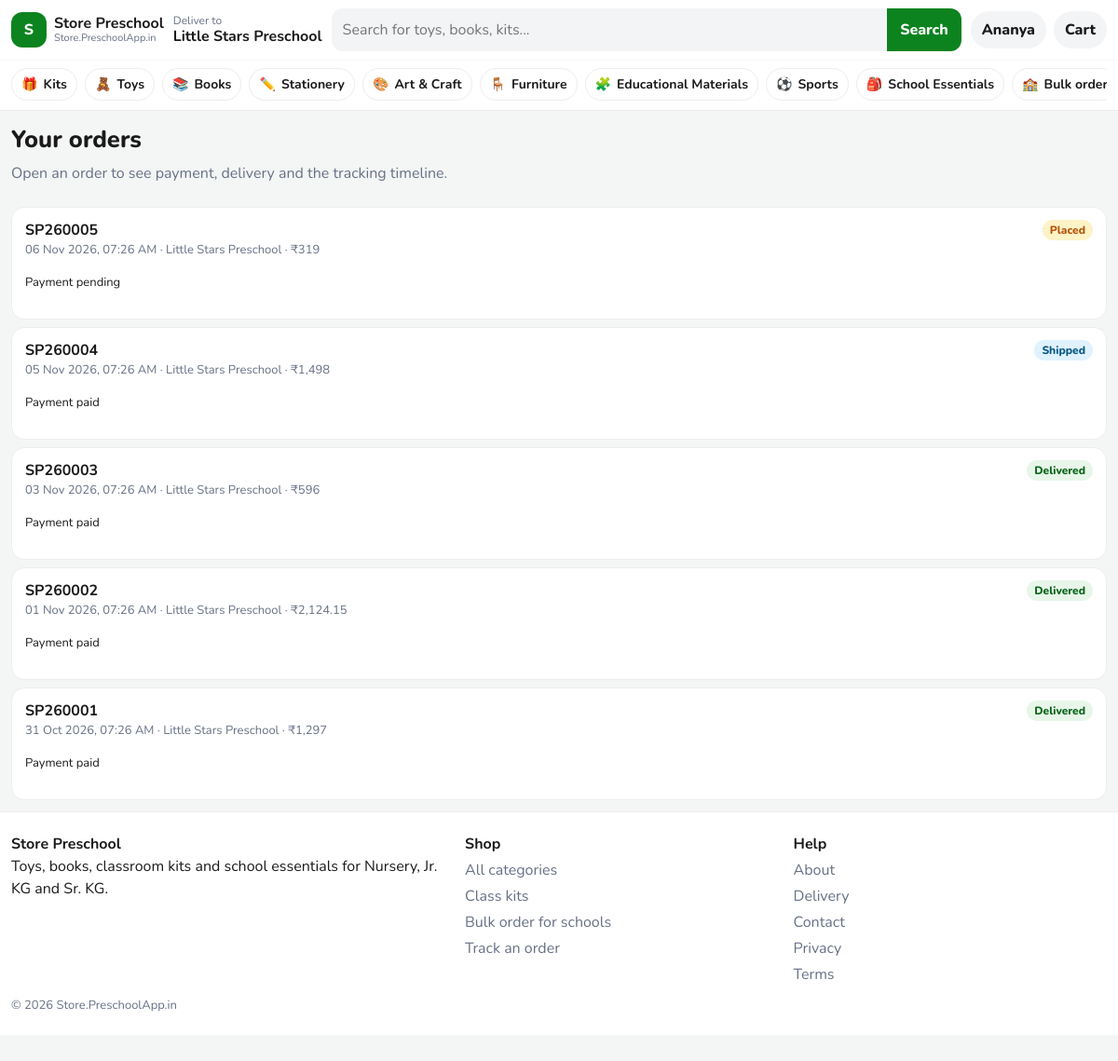
Page /orders.php (signed in) on the committed database.
### tables this page shows
CREATE TABLE users (
    id INT UNSIGNED AUTO_INCREMENT PRIMARY KEY,
    name VARCHAR(120) NOT NULL,
    email VARCHAR(160) NOT NULL,
    phone VARCHAR(15) NOT NULL,
    password_hash VARCHAR(255) NOT NULL,
    role ENUM('customer', 'admin') NOT NULL DEFAULT 'customer',
    school_name VARCHAR(180) NULL,
    address VARCHAR(500) NULL,
    city VARCHAR(80) NULL,
    pincode VARCHAR(10) NULL,
    is_active TINYINT(1) NOT NULL DEFAULT 1,
    created_at TIMESTAMP NOT NULL DEFAULT CURRENT_TIMESTAMP,
    UNIQUE KEY uniq_email (email)
);

CREATE TABLE categories (
    id INT UNSIGNED AUTO_INCREMENT PRIMARY KEY,
    name VARCHAR(80) NOT NULL,
    slug VARCHAR(80) NOT NULL,
    emoji VARCHAR(16) NOT NULL,
    description VARCHAR(255) NOT NULL,
    sort_order INT NOT NULL DEFAULT 0,
    is_active TINYINT(1) NOT NULL DEFAULT 1,
    UNIQUE KEY uniq_slug (slug)
);

CREATE TABLE orders (
    id INT UNSIGNED AUTO_INCREMENT PRIMARY KEY,
    order_number VARCHAR(20) NOT NULL,
    user_id INT UNSIGNED NULL,
    order_type ENUM('retail', 'bulk') NOT NULL DEFAULT 'retail',
    customer_name VARCHAR(120) NOT NULL,
    email VARCHAR(160) NOT NULL,
    school_name VARCHAR(180) NOT NULL,
    mobile VARCHAR(15) NOT NULL,
    address VARCHAR(500) NOT NULL,
    city VARCHAR(80) NOT NULL,
    pincode VARCHAR(10) NOT NULL,
    notes VARCHAR(500) NULL,
    subtotal DECIMAL(10,2) NOT NULL,
    discount DECIMAL(10,2) NOT NULL DEFAULT 0,
    coupon_code VARCHAR(40) NULL,
    delivery_fee DECIMAL(10,2) NOT NULL DEFAULT 0,
    total DECIMAL(10,2) NOT NULL,
    payment_method ENUM('razorpay', 'cod') NOT NULL,
    payment_status ENUM('pending', 'paid', 'failed', 'refunded') NOT NULL DEFAULT 'pending',
    razorpay_order_id VARCHAR(64) NULL,
    razorpay_payment_id VARCHAR(64) NULL,
    delivery_status ENUM('placed', 'confirmed', 'packed', 'shipped', 'out_for_delivery', 'delivered', 'cancelled') NOT NULL DEFAULT 'placed',
    stock_deducted TINYINT(1) NOT NULL DEFAULT 0,
    created_at TIMESTAMP NOT NULL DEFAULT CURRENT_TIMESTAMP,
    UNIQUE KEY uniq_order_number (order_number),
    KEY idx_user (user_id),
    KEY idx_status (payment_status, delivery_status),
    KEY idx_created (created_at),
    CONSTRAINT fk_orders_user FOREIGN KEY (user_id) REFERENCES users (id) ON DELETE SET NULL
);

### includes/commerce.php (called while the page is built, shortened)
<?php
function categories_all(bool $activeOnly = true): array
{
    $sql = 'SELECT c.*, COUNT(p.id) AS product_count
            FROM categories c
            LEFT JOIN products p ON p.category_id = c.id AND p.is_active = 1';
    if ($activeOnly) {
        $sql .= ' WHERE c.is_active = 1';
    }
    $sql .= ' GROUP BY c.id ORDER BY c.sort_order, c.name';
    return db()->query($sql)->fetchAll();
}
function cart_owner(): array
{
    $userId = !empty($_SESSION['user_id']) ? (int) $_SESSION['user_id'] : null;
    return [$userId, session_id()];
}
function cart_lines(): array
{
    [$userId, $sessionId] = cart_owner();
    if ($userId) {
        $stmt = db()->prepare('SELECT ci.id AS cart_id, ci.quantity, p.id, p.name, p.slug, p.price, p.mrp, p.stock, p.emoji, p.image, p.unit_label, p.category_id, p.is_active
            FROM cart_items ci JOIN products p ON p.id = ci.product_id
            WHERE ci.user_id = ? AND p.is_active = 1 ORDER BY ci.id');
        $stmt->execute([$userId]);
    }
    return $stmt->fetchAll();
}
function cart_summary(bool $refresh = false): array
{
    static $cache = null;
    if ($cache !== null) {
        return $cache;
    }
    $items = cart_lines();
    $subtotal = 0.0;
    $discount = 0.0;
    $coupon = null;
    $couponError = null;
    $net = round($subtotal - $discount, 2);
    $delivery = ($items && $net > 0 && $net < FREE_DELIVERY_ABOVE) ? (float) DELIVERY_FEE : 0.0;
    $total = round($net + $delivery, 2);
    $count = 0;
    $cache = [
        'items' => $items,
        'count' => $count,
        'subtotal' => $subtotal,
        'discount' => $discount,
        'coupon' => $coupon,
        'coupon_error' => $couponError,
        'delivery' => $delivery,
        'total' => $total,
    ];
    return $cache;
}

### config/database.php (called while the page is built, shortened)
<?php
function db(): PDO
{
    static $pdo = null;
    if ($pdo instanceof PDO) {
        return $pdo;
    }
    $dsn = sprintf(
        'mysql:host=%s;port=%d;dbname=%s;charset=%s',
        DB_HOST,
        DB_PORT,
        DB_NAME,
        DB_CHARSET
    );
    $pdo = new PDO($dsn, DB_USER, DB_PASS, [
        PDO::ATTR_ERRMODE => PDO::ERRMODE_EXCEPTION,
        PDO::ATTR_DEFAULT_FETCH_MODE => PDO::FETCH_ASSOC,
        PDO::ATTR_EMULATE_PREPARES => false,
    ]);
    return $pdo;
}

### orders.php (the view, shortened to what this page needs)
<?php
require_login();
$user = current_user();
$stmt = db()->prepare('SELECT * FROM orders WHERE user_id = ? ORDER BY id DESC');
$stmt->execute([(int) $user['id']]);
$orders = $stmt->fetchAll();
require __DIR__ . '/includes/header.php';
?>
<div class="wrap">
    <div class="page-head">
        <h1>Your orders</h1>
        <p class="muted">Open an order to see payment, delivery and the tracking timeline.</p>
    </div>
    <?php if (!$orders): ?>
        <div class="empty">
            <h2>No orders yet</h2>
            <a class="btn btn-green" href="<?= e(url()) ?>">Start shopping</a>
        </div>
    <?php else: ?>
        <div class="menu-list">
            <?php foreach ($orders as $order): ?>
                <a class="order-card" href="<?= e(url('order.php?no=' . rawurlencode($order['order_number']))) ?>">
                    <div class="order-top">
                        <strong><?= e($order['order_number']) ?></strong>
                        <?= status_badge((string) $order['delivery_status']) ?>
                    </div>
                    <p class="muted small"><?= e(when($order['created_at'])) ?> · <?= e($order['school_name']) ?> · <?= money($order['total']) ?></p>
                    <p class="small">Payment <?= e($order['payment_status']) ?><?= $order['order_type'] === 'bulk' ? ' · Bulk order' : '' ?></p>
                </a>
            <?php endforeach; ?>
        </div>
    <?php endif; ?>
</div>
<?php require __DIR__ . '/includes/footer.php'; ?>

### includes/header.php (shortened to what this page needs)
<?php
$pageTitle = $pageTitle ?? APP_NAME;
$simpleHeader = $simpleHeader ?? false;
$hideDock = $hideDock ?? false;
$user = current_user();
$categories = categories_all();
$cartSummary = cart_summary();
$cartCount = (int) $cartSummary['count'];
$searchValue = trim((string) ($_GET['q'] ?? ''));
?>
<!doctype html>
<html lang="en">
<head>
    <link href="https://cdn.jsdelivr.net/npm/bootstrap@5.3.3/dist/css/bootstrap.min.css" rel="stylesheet">
    <link href="<?= e(url('assets/css/style.css')) ?>" rel="stylesheet">
</head>
<body class="<?= $cartCount > 0 && !$hideDock ? 'has-dock' : '' ?>">
<header class="site-header">
    <div class="wrap header-top">
        <a class="logo" href="<?= e(url()) ?>">
            <span class="logo-mark">S</span>
            <span class="logo-text">
                <strong>Store Preschool</strong>
                <small><?= e(APP_DOMAIN) ?></small>
            </span>
        </a>
        <?php if (!$simpleHeader): ?>
            <div class="loc">
                <span>Deliver to</span>
                <strong><?= e($user['school_name'] ?? 'Your school') ?></strong>
            </div>
            <form class="search" action="<?= e(url('search.php')) ?>" method="get" role="search">
                <input id="q" name="q" value="<?= e($searchValue) ?>" placeholder="Search for toys, books, kits..." autocomplete="off">
                <button type="submit">Search</button>
            </form>
        <?php else: ?>
            <div class="simple-title"><?= e($pageTitle) ?></div>
        <?php endif; ?>
        <div class="header-actions">
            <?php if ($user): ?>
                <a class="header-link" href="<?= e(url($user['role'] === 'admin' ? 'admin/index.php' : 'account.php')) ?>">
                    <?= e($user['role'] === 'admin' ? 'Admin' : strtok($user['name'], ' ')) ?>
                </a>
            <?php else: ?>
                <a class="header-link" href="<?= e(url('login.php')) ?>">Login</a>
            <?php endif; ?>
            <a class="header-cart" href="<?= e(url('cart.php')) ?>">
                Cart
            </a>
        </div>
    </div>
    <?php if (!$simpleHeader): ?>
        <nav class="cat-nav" aria-label="Categories">
            <div class="wrap cat-scroll">
                <a href="<?= e(url('kits.php')) ?>"><span>🎁</span>Kits</a>
                <?php foreach ($categories as $category): ?>
                    <a href="<?= e(url('category.php?slug=' . rawurlencode((string) $category['slug']))) ?>">
                        <span><?= e($category['emoji']) ?></span><?= e($category['name']) ?>
                    </a>
                <?php endforeach; ?>
                <a href="<?= e(url('bulk-order.php')) ?>"><span>🏫</span>Bulk order</a>
            </div>
        </nav>
    <?php endif; ?>
</header>
<main id="main">

### includes/functions.php (shortened to what this page needs)
<?php
function e(mixed $value): string
{
    return htmlspecialchars((string) $value, ENT_QUOTES | ENT_SUBSTITUTE, 'UTF-8');
}
function url(string $path = ''): string
{
    $base = rtrim(BASE_URL, '/');
    if ($path === '') {
        return $base === '' ? '/' : $base . '/';
    }
    return ($base === '' ? '' : $base) . '/' . ltrim($path, '/');
}
function money(mixed $amount): string
{
    $amount = round((float) $amount, 2);
    $hasPaise = abs($amount - floor($amount)) > 0.001;
    return '₹' . number_format($amount, $hasPaise ? 2 : 0);
}
function when(?string $timestamp): string
{
    $time = strtotime($timestamp);
    return $time ? date('d M Y, h:i A', $time) : $timestamp;
}
function current_user(): ?array
{
    static $loaded = false;
    static $user = null;
    if ($loaded) {
        return $user;
    }
    $loaded = true;
    $stmt = db()->prepare('SELECT * FROM users WHERE id = ? LIMIT 1');
    $stmt->execute([(int) $_SESSION['user_id']]);
    $row = $stmt->fetch();
    $user = $row;
    return $user;
}
function require_login(): void
{
    if (!current_user()) {
        redirect(url('login.php?next=' . urlencode(current_path())));
    }
}
function status_badge(string $status): string
{
    $map = [
        'placed' => 'warn',
        'confirmed' => 'info',
        'packed' => 'info',
        'shipped' => 'info',
        'out_for_delivery' => 'info',
        'delivered' => 'ok',
        'cancelled' => 'bad',
        'pending' => 'warn',
        'paid' => 'ok',
        'failed' => 'bad',
        'refunded' => 'bad',
        'retail' => 'info',
        'bulk' => 'info',
    ];
    $class = $map[$status] ?? 'info';
    $label = ucwords(str_replace('_', ' ', $status));
    return '<span class="pill pill-' . $class . '">' . e($label) . '</span>';
}

### assets/css/style.css (style rules this page uses)
:root { --green: #0c831f; --green-dark: #086318; --green-soft: #e8f6ea; --ink: #1a1a1a; --muted: #667085; --line: #ececec; --bg: #f4f6f5; --card: #fff; --off: #1d4ed8; --bad: #c81e1e; --warn: #b45309; --shadow: 0 8px 24px rgba(16, 24, 40, .06); }
* { box-sizing: border-box; }
html { scroll-behavior: smooth; }
body { margin: 0; background: var(--bg); color: var(--ink); font-family: Nunito, "Segoe UI", sans-serif; padding-bottom: 84px; }
a { color: inherit; }
button, input, select, textarea { font: inherit; }
h1, h2, h3, p { margin-top: 0; }
.wrap { width: min(1180px, calc(100% - 24px)); margin: 0 auto; }
.site-header { position: sticky; top: 0; z-index: 40; background: #fff; border-bottom: 1px solid var(--line); }
.header-top { display: grid; grid-template-columns: 1fr auto; gap: 10px; align-items: center; min-height: 64px; padding: 8px 0; }
.search { grid-column: 1 / -1; }
.logo { display: flex; gap: 8px; align-items: center; text-decoration: none; }
.logo-mark { width: 38px; height: 38px; border-radius: 12px; background: var(--green); color: #fff; display: grid; place-items: center; font-weight: 800; }
.logo-text { display: flex; flex-direction: column; line-height: 1.1; }
.logo-text small { color: var(--muted); font-size: 11px; }
.loc { display: none; }
.search { position: relative; display: flex; background: #f3f4f6; border-radius: 12px; overflow: visible; }
.search input { flex: 1; border: 0; background: transparent; padding: 11px 12px; outline: none; min-width: 0; }
.search button { border: 0; background: var(--green); color: #fff; font-weight: 800; padding: 0 14px; border-radius: 0 12px 12px 0; }
.header-actions { display: flex; gap: 8px; align-items: center; }
.header-link, .header-cart { text-decoration: none; font-weight: 800; background: #f3f4f6; border-radius: 999px; padding: 8px 12px; }
.header-cart { position: relative; }
.cat-nav { border-top: 1px solid #f6f6f6; }
.cat-scroll { display: flex; gap: 8px; overflow-x: auto; padding: 8px 0 10px; scrollbar-width: none; }
.cat-scroll a { flex: 0 0 auto; text-decoration: none; background: #fff; border: 1px solid var(--line); border-radius: 999px; padding: 6px 10px; font-weight: 700; font-size: 14px; display: flex; gap: 6px; align-items: center; }
.muted { color: var(--muted); }
.small { font-size: 13px; }
.page-head { padding: 16px 0 8px; }
.page-head h1 { font-size: 1.6rem; font-weight: 800; }
.menu-list { display: grid; gap: 8px; }
.menu-list a, .order-card { display: block; background: #fff; border: 1px solid var(--line); border-radius: 14px; padding: 12px 14px; text-decoration: none; }
.order-top { display: flex; justify-content: space-between; gap: 8px; align-items: center; }
.pill { display: inline-flex; border-radius: 999px; padding: 2px 8px; font-size: 12px; font-weight: 800; background: #eef2ff; color: #1e3a8a; }
.pill-ok { background: var(--green-soft); color: var(--green-dark); }
.pill-warn { background: #fef3c7; color: var(--warn); }
.pill-info { background: #e0f2fe; color: #075985; }
@media (min-width: 768px) { .header-top { grid-template-columns: auto auto minmax(220px, 1fr) auto; } }
@media (min-width: 768px) { .search { grid-column: auto; } }
@media (min-width: 768px) { .loc { display: block; line-height: 1.15; } }
@media (min-width: 768px) { .loc span { display: block; color: var(--muted); font-size: 12px; } }
@media (min-width: 992px) { body, body.has-dock { padding-bottom: 28px; } }

### rows in the picture
users: school_name "Little Stars Preschool", role+name "Ananya"
categories: emoji "🧸", name "Toys"
categories: emoji "📚", name "Books"
categories: emoji "✏️", name "Stationery"
categories: emoji "🎨", name "Art & Craft"
categories: emoji "🪑", name "Furniture"
categories: emoji "🧩", name "Educational Materials"
categories: emoji "⚽", name "Sports"
categories: emoji "🎒", name "School Essentials"
orders: order_number "SP260005", delivery_status "Placed", created_at "06 Nov 2026, 07:26 AM", school_name "Little Stars Preschool", total "₹319", payment_status "pending"
orders: order_number "SP260004", delivery_status "Shipped", created_at "05 Nov 2026, 07:26 AM", school_name "Little Stars Preschool", total "₹1,498", payment_status "paid"
orders: order_number "SP260003", delivery_status "Delivered", created_at "03 Nov 2026, 07:26 AM", school_name "Little Stars Preschool", total "₹596", payment_status "paid"
orders: order_number "SP260002", delivery_status "Delivered", created_at "01 Nov 2026, 07:26 AM", school_name "Little Stars Preschool", total "₹2,124.15", payment_status "paid"
orders: order_number "SP260001", delivery_status "Delivered", created_at "31 Oct 2026, 07:26 AM", school_name "Little Stars Preschool", total "₹1,297", payment_status "paid"

### other values in the picture
APP_DOMAIN "Store.PreschoolApp.in"
